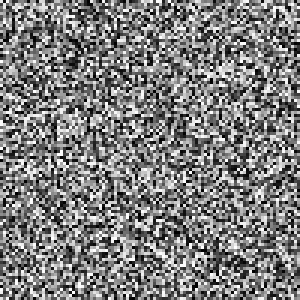
#> input picture random_0.png, 100 x 100 px (shown 3 times larger)
$ jupyter execute --allow-errors openCV_tutorial_2.ipynb
#> lines starting #> are read from the running program, lines starting #| are printed output that depends on the picture
[cell 1]
import numpy as np
import pandas as pd
import cv2
from matplotlib import rc
import matplotlib.pyplot as plt

plt.style.use('seaborn-white')

plt.rcParams['figure.figsize'] = (12, 12)
plt.rcParams['axes.labelsize'] = 16
plt.rcParams['axes.titlesize'] = 16
plt.rcParams['xtick.labelsize'] = 13
plt.rcParams['ytick.labelsize'] = 13
plt.rcParams["patch.force_edgecolor"] = True
plt.rcParams['axes.edgecolor'] = 'black'

plt.tick_params(size = 8 ,labelsize = 'large')

plt.rc('text', usetex=True)

font = {'family' : 'normal',
        'weight' : 'regular',
        'size'   : 14}

rc('font', **font)

You can add two images by OpenCV function, cv2.add() or simply by numpy operation, res = img1 + img2. Both images should be of same depth and type, or second image can just be a scalar value.

$\textbf{Note}$ : There is a difference between OpenCV addition and Numpy addition. OpenCV addition is a saturated operation while Numpy addition is a modulo operation.

[cell 2]
x = np.uint8([250])
y = np.uint8([10])

print (f"Sum using cv2 : {cv2.add(x, y)}")
print (f"Sum using numpy : {x + y}")

It will be more visible when you add two images.
OpenCV function will provide a better result. So always better stick to OpenCV functions.

# Image blending

This is also image addition, but different weights are given to images so that it gives a feeling of blending or transparency. Images are added as per the equation below:

$$
g(x) = \left( 1 - \alpha \right) f_0 (x) + \alpha f_1 (x)
$$

By varying $\alpha$ from 0 to 1 you can perform a cool transition between one image to another. Moreover, one can obtain a combination of two images simply by taking them with certain weights $\alpha$, $\beta$ and $\gamma$:

$$
\text{dst } = \alpha \text{ img1} + \beta \text{ img2} + \gamma
$$

[cell 3]
alpha = 0.5
beta = 0.5

img1 = cv2.imread("random_0.png")
#> img1 is the input picture: shape (100, 100, 3); min 0, max 255, mean 125.6
img2 = cv2.imread("random_3.png")
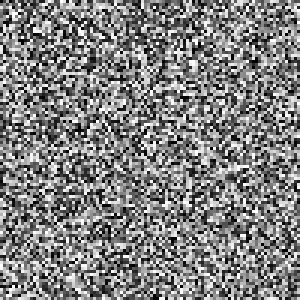
#> input picture random_3.png, 100 x 100 px (shown 3 times larger)
#> img2 is the input picture: shape (100, 100, 3); min 0, max 255, mean 128.5

dst = alpha * img1 + beta * img2
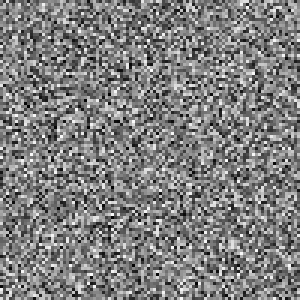
#> dst: shape (100, 100, 3) float64 (shown 3 times larger); min 2, max 254, mean 127.1

plt.imshow(dst)
plt.show()

# Bitwise operations

This includes bitwise AND, OR, NOT and XOR operations. They will be highly useful while extracting any part of the image (as we will see in coming chapters), defining and working with non-rectangular ROI etc. Below we will see an example on how to change a particular region of an image.

I want to put OpenCV logo above an image. If I add two images, it will change color. If I blend it, I get an transparent effect. But I want it to be opaque. If it was a rectangular region, I could use ROI as we did in last chapter. But OpenCV logo is a not a rectangular shape. So you can do it with bitwise operations as below:

[cell 4]
# Load two images
img1 = cv2.imread('messi5.jpg')
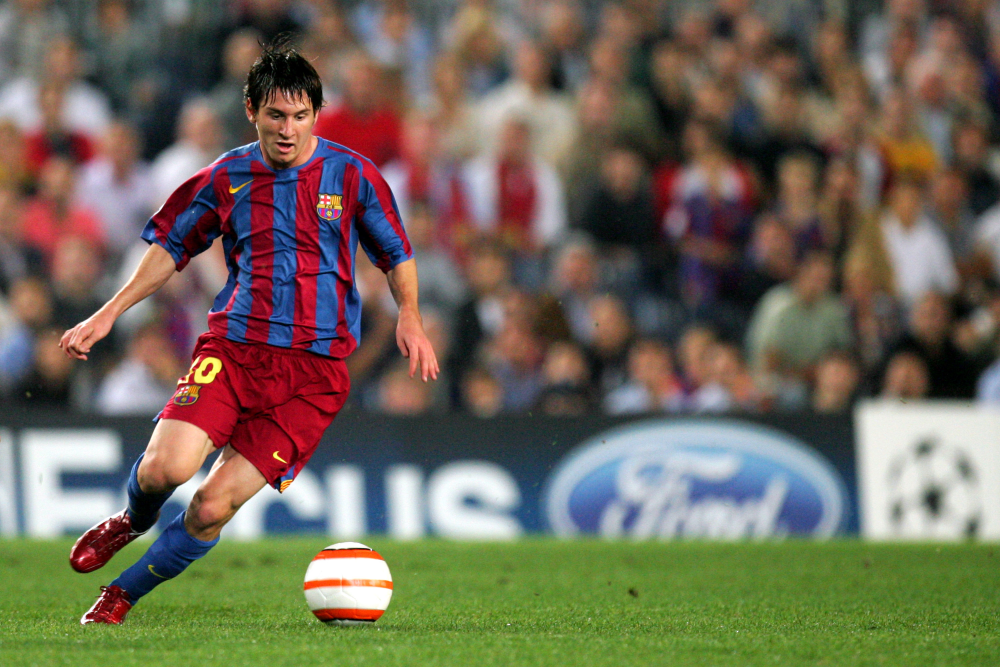
#> input picture messi5.jpg, 3000 x 2000 px (shown at 1/3 size)
#> img1 is the input picture: shape (2000, 3000, 3); mean B, G, R 87.9, 103.9, 111.8
img2 = cv2.imread('opencv-logo.png')

# I want to put logo on top-right corner, So I create a ROI
#> (the rest of this cell did not finish here and is left out)
